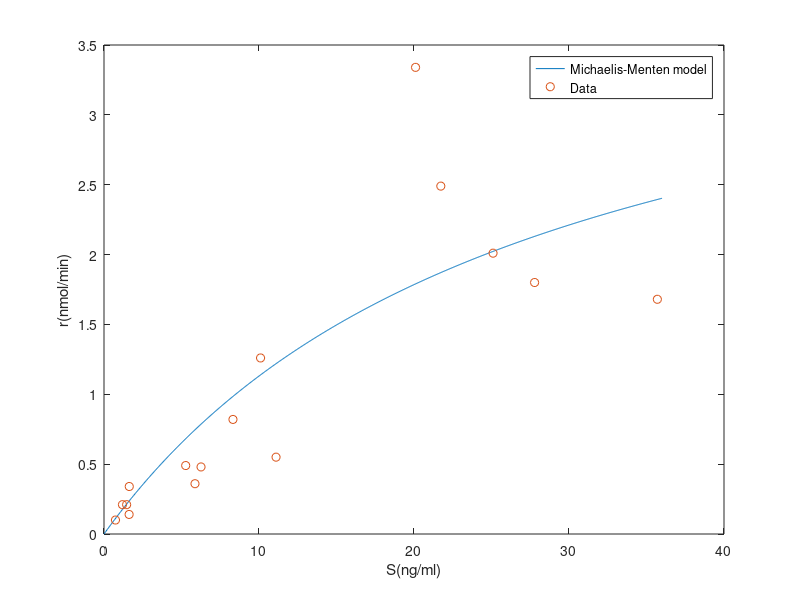

Source code (MATLAB):
% optmm.m: determination of optimal parameters for Michaelis-Menten model
clear all;
S = [0.74, 1.19, 1.46, 1.62, 1.63, 5.27, 5.87, 6.26, 8.32, 10.10, 11.10,...
20.10, 21.73, 25.10, 27.78, 35.70]; % substrate concentration
r = [0.10, 0.21, 0.21, 0.14, 0.34, 0.49, 0.36, 0.48, 0.82, 1.26, 0.55,...
3.34, 2.49, 2.01, 1.80, 1.68]; % reaction rate
rmax0 = 1.7; km0 = 11; % initial guesses
J = @(x) sum((r - x(1)*S./(x(2) + S)).^2); % x(1) = rmax, x(2) = km
x = fminsearch(J,[rmax0, km0]); rmax = x(1); km = x(2); % optimization
fprintf('Maximum reaction rate (rm) = %g\n',rmax);
fprintf('Michaelis constant (km) = %g\n',km);
% Compare data and model
Si = linspace(floor(min(S)),ceil(max(S)),1000);
ri = rmax*Si./(km + Si); % model
plot(Si,ri,S,r,'o'), xlabel('S(ng/ml)'), ylabel('r(nmol/min)')
legend('Michaelis-Menten model','Data','location','best')
